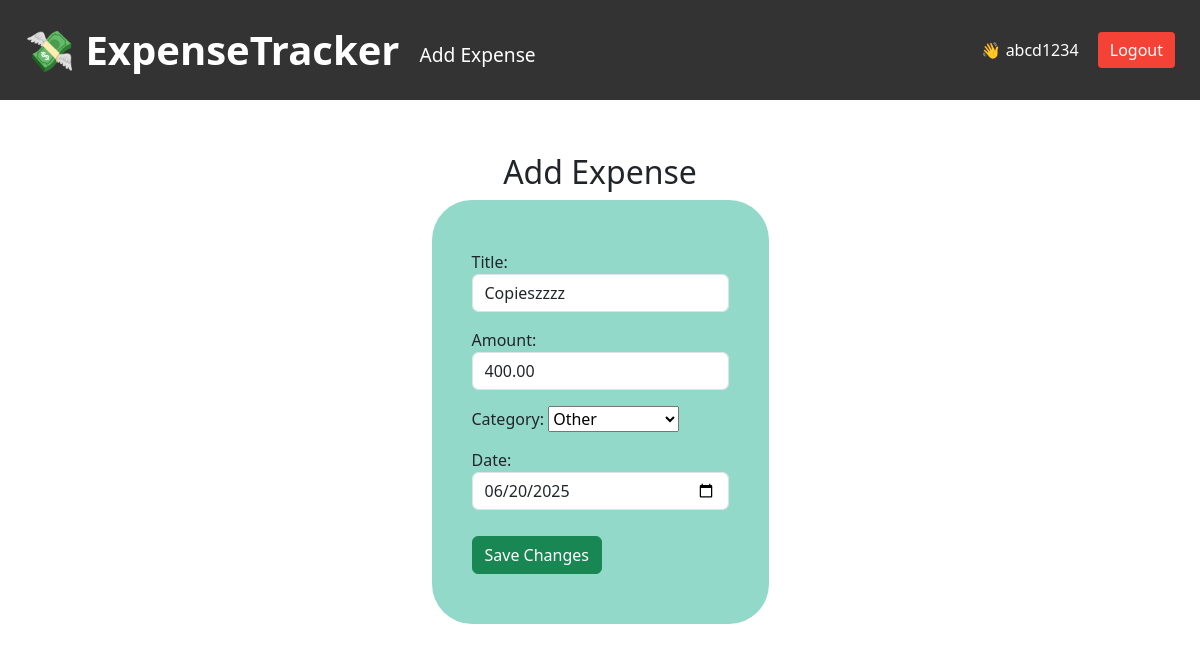
The app's page /expense/edit/192/ (signed in) with its own data.
### expenses/models.py (models this page shows, shortened)
class Expense(models.Model):
    user=models.ForeignKey(User,on_delete=models.CASCADE)
    title=models.CharField(max_length=100)
    amount=models.DecimalField(max_digits=10,decimal_places=2)
    category=models.CharField(max_length=50,choices=CATEGORY_CHOICES)
    date=models.DateField()

### expenses/views.py (the view)
# urls.py: path('edit/<int:pk>/',views.edit,name='edit'),
@login_required
def edit(request,pk):
    instance=get_object_or_404(Expense,pk=pk,user=request.user)
    if request.method=="POST":
        form=ExpenseForm(request.POST,instance=instance)
        if form.is_valid():
            expense=form.save(commit=False)
            expense.user=request.user
            expense.save()
            messages.success(request,'Successfully saved changes')
            return redirect('expense_list')
    else:
        form=ExpenseForm(instance=instance)
    return render(request,'expenses/edit_expense.html',{'form':form})

### expenses/forms.py
class ExpenseForm(forms.ModelForm):
    class Meta:
        model= Expense
        fields=['title','amount','category','date']
        widgets = {
            'title':forms.TextInput(attrs={'class':'form-control','placeholder':'Enter Expense Title'}),
            'amount':forms.TextInput(attrs={'class':'form-control','placeholder':'रु XXXXXX.xxxxx'}),
            'date':forms.TextInput(attrs={'class':'form-control'}),
            'date': forms.DateInput(attrs={'type': 'date','class':'form-control'})
        }

### expenses/templates/expenses/edit_expense.html (shortened to what this page needs)
{% extends 'expenses/base.html' %}
{% block content %}
<h2>Add Expense</h2>
<div style="display: flex; flex-direction: column; align-items: center; margin-top:115px;">
    <h2>Add Expense</h2>
    <div>
        <form method="POST"
            style="display: inline-block; padding:50px 40px 50px 40px; border-radius: 40px; background-color: rgb(146, 217, 202);">
            {{ form.as_p }}
            <button type="submit" class="btn btn-success" style="margin-top: 10px;" >Save Changes</button>
        </form>
    </div>
</div>
{% endblock %}

### expenses/templates/expenses/navbar.html (shortened to what this page needs)
<nav style="
    display: flex;
    justify-content: space-between;
    align-items: center;
    background-color: #333;
    padding: 10px 25px;
    color: white;
    height: 100px;
    position: fixed;
    width: 100%;
    top: 0;
    left: 0;
    transition: top 0.3s ease;
    z-index: 1000;
">
  <div style="display: flex; align-items: center;">
      <a href="{% url 'expense_list' %}" style="color: white; font-weight: bold; font-size:40px; text-decoration: none; margin-right: 20px;">
          💸 ExpenseTracker
      </a>
      {% if user.is_authenticated %}
          <a href="{% url 'add_expense' %}" style="color: white; text-decoration: none; margin-right: 15px; font-size: larger; margin-top:10px">Add Expense</a>
      {% endif %}
  </div>
  <div>
      {% if user.is_authenticated %}
          <a href="{% url 'dashboard' %}" style="color: white; text-decoration: none;"><span style="margin-right: 15px;">👋 {{ user.username }}</span></a>
          <form action="{% url 'logout' %}" method="post" style="display: inline;">
              <button type="submit" style="background-color: #f44336; color: white; border: none; padding: 6px 12px; border-radius: 4px; cursor: pointer;">
                  Logout
              </button>
          </form>
      {% else %}
          <a href="{% url 'login' %}" style="color: white; text-decoration: none; margin-right: 15px;">Login</a>
          <a href="{% url 'register' %}" style="color: white; text-decoration: none;">Register</a>
      {% endif %}
  </div>
</nav>

### expenses/templates/expenses/base.html (style rules this page uses)
* { box-sizing: border-box; }
body { margin: 0; padding: 0; }

### records on screen
Expense: title "Copieszzzz", amount "400.00", category "Other", date "06/20/2025"

### other values on screen
{{ user.username }} "abcd1234"
